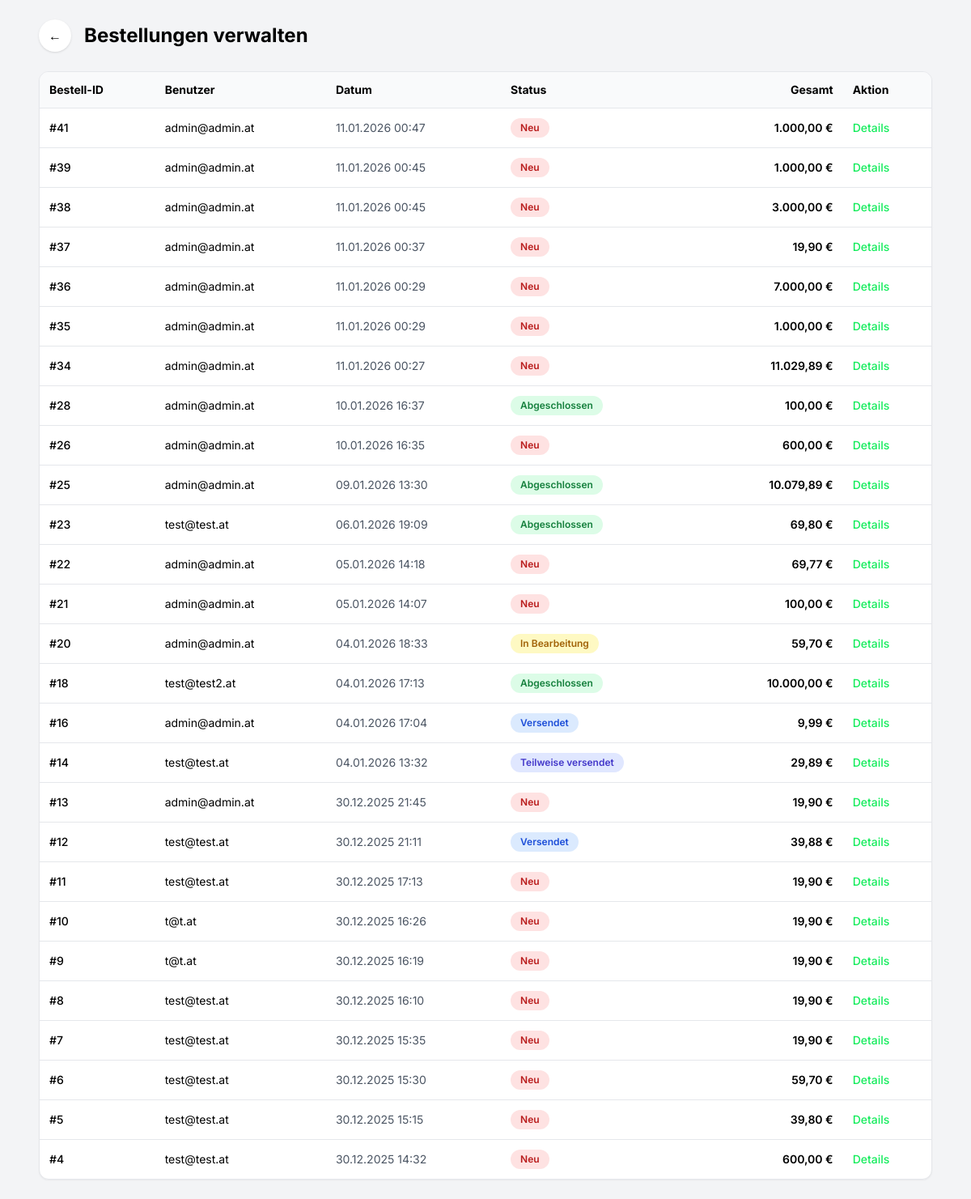
Screenshot of /admin/orders.php (signed in) with the database file from the repository.
### tables this page shows
CREATE TABLE `orders` (
  `id` int(11) NOT NULL,
  `user_id` int(11) NOT NULL,
  `total` decimal(10,2) NOT NULL,
  `status` varchar(50) DEFAULT NULL,
  `created_at` datetime DEFAULT current_timestamp()
);

CREATE TABLE `users` (
  `id` int(11) NOT NULL,
  `email` varchar(255) NOT NULL,
  `name` varchar(150) DEFAULT NULL,
  `password` varchar(255) NOT NULL,
  `role` enum('admin','user') DEFAULT 'user',
  `active` tinyint(1) DEFAULT 1
);

### public/admin/orders.php (the view, shortened to what this page needs)
<?php
require_once "../../includes/db.php";
$stmt = $pdo->query("
    SELECT
        o.id,
        o.total,
        o.created_at,
        u.email,
        SUM(oi.delivery_status = 'neu') AS cnt_neu,
        SUM(oi.delivery_status = 'in_bearbeitung') AS cnt_bearbeitung,
        SUM(oi.delivery_status = 'versendet') AS cnt_versendet,
        SUM(oi.delivery_status = 'zugestellt') AS cnt_zugestellt,
        COUNT(*) AS cnt_items
    FROM orders o
    JOIN users u ON u.id = o.user_id
    JOIN order_items oi ON oi.order_id = o.id
    GROUP BY o.id
    ORDER BY o.created_at DESC
");
$orders = $stmt->fetchAll(PDO::FETCH_ASSOC);
?>
<!DOCTYPE html>
<html lang="de">
<head>
    <script src="https://cdn.tailwindcss.com?plugins=forms"></script>
</head>
<body class="bg-gray-100 font-display">
    <div class="max-w-6xl mx-auto p-6">
        <div class="flex items-center gap-4 mb-6">
            <a href="index.php"
                class="flex h-10 w-10 items-center justify-center rounded-full bg-white shadow hover:bg-gray-50">
                ←
            </a>
            <h1 class="text-2xl font-bold">Bestellungen verwalten</h1>
        </div>
        <?php if (empty($orders)): ?>
            <p class="text-gray-500">Keine Bestellungen vorhanden.</p>
        <?php else: ?>
            <div class="overflow-x-auto bg-white rounded-xl shadow-sm border">
                <table class="w-full border-collapse text-sm">
                    <thead class="bg-gray-50 text-left">
                        <tr>
                            <th class="p-3">Bestell-ID</th>
                            <th class="p-3">Benutzer</th>
                            <th class="p-3">Datum</th>
                            <th class="p-3">Status</th>
                            <th class="p-3 text-right">Gesamt</th>
                            <th class="p-3">Aktion</th>
                        </tr>
                    </thead>
                    <tbody>
                        <?php foreach ($orders as $order): ?>
                            <?php
                            $total = (int) $order["cnt_items"];
                            $bearbeitung = (int) $order["cnt_bearbeitung"];
                            $versendet = (int) $order["cnt_versendet"];
                            $zugestellt = (int) $order["cnt_zugestellt"];
                            if ($zugestellt === $total) {
                                $statusText = "Abgeschlossen";
                                $statusClass = "bg-green-100 text-green-700";
                            } elseif ($versendet === $total) {
                                $statusText = "Versendet";
                                $statusClass = "bg-blue-100 text-blue-700";
                            } elseif ($versendet > 0) {
                                $statusText = "Teilweise versendet";
                                $statusClass = "bg-indigo-100 text-indigo-700";
                            } elseif ($bearbeitung > 0) {
                                $statusText = "In Bearbeitung";
                                $statusClass = "bg-yellow-100 text-yellow-700";
                            } else {
                                $statusText = "Neu";
                                $statusClass = "bg-red-100 text-red-700";
                            }
                            ?>
                            <tr class="border-t hover:bg-gray-50">
                                <td class="p-3 font-medium">
                                    #<?php echo (int) $order["id"]; ?>
                                </td>
                                <td class="p-3">
                                    <?php echo htmlspecialchars($order["email"]); ?>
                                </td>
                                <td class="p-3 text-gray-600">
                                    <?php echo date("d.m.Y H:i", strtotime($order["created_at"])); ?>
                                </td>
                                <td class="p-3">
                                    <span
                                        class="inline-block px-3 py-1 rounded-full text-xs font-semibold <?php echo $statusClass; ?>">
                                        <?php echo $statusText; ?>
                                    </span>
                                </td>
                                <td class="p-3 text-right font-semibold">
                                    <?php echo number_format((float) $order["total"], 2, ",", "."); ?> €
                                </td>
                                <td class="p-3">
                                    <a href="../order_detail.php?id=<?php echo (int) $order["id"]; ?>"
                                        class="text-primary font-medium hover:underline">
                                        Details
                                    </a>
                                </td>
                            </tr>
                        <?php endforeach; ?>
                    </tbody>
                </table>
            </div>
        <?php endif; ?>
    </div>
</body>
</html>

### rows the page displays
orders: id "41", user.email "admin@admin.at", created_at "11.01.2026 00:47", statusText "Neu", total "1.000,00"
orders: id "39", user.email "admin@admin.at", created_at "11.01.2026 00:45", statusText "Neu", total "1.000,00"
orders: id "38", user.email "admin@admin.at", created_at "11.01.2026 00:45", statusText "Neu", total "3.000,00"
orders: id "37", user.email "admin@admin.at", created_at "11.01.2026 00:37", statusText "Neu", total "19,90"
orders: id "36", user.email "admin@admin.at", created_at "11.01.2026 00:29", statusText "Neu", total "7.000,00"
orders: id "35", user.email "admin@admin.at", created_at "11.01.2026 00:29", statusText "Neu", total "1.000,00"
orders: id "34", user.email "admin@admin.at", created_at "11.01.2026 00:27", statusText "Neu", total "11.029,89"
orders: id "28", user.email "admin@admin.at", created_at "10.01.2026 16:37", statusText "Abgeschlossen", total "100,00"
orders: id "26", user.email "admin@admin.at", created_at "10.01.2026 16:35", statusText "Neu", total "600,00"
orders: id "25", user.email "admin@admin.at", created_at "09.01.2026 13:30", statusText "Abgeschlossen", total "10.079,89"
orders: id "23", user.email "test@test.at", created_at "06.01.2026 19:09", statusText "Abgeschlossen", total "69,80"
orders: id "22", user.email "admin@admin.at", created_at "05.01.2026 14:18", statusText "Neu", total "69,77"
orders: id "21", user.email "admin@admin.at", created_at "05.01.2026 14:07", statusText "Neu", total "100,00"
orders: id "20", user.email "admin@admin.at", created_at "04.01.2026 18:33", statusText "In Bearbeitung", total "59,70"
orders: id "18", user.email "test@test2.at", created_at "04.01.2026 17:13", statusText "Abgeschlossen", total "10.000,00"
orders: id "16", user.email "admin@admin.at", created_at "04.01.2026 17:04", statusText "Versendet", total "9,99"
orders: id "14", user.email "test@test.at", created_at "04.01.2026 13:32", statusText "Teilweise versendet", total "29,89"
orders: id "13", user.email "admin@admin.at", created_at "30.12.2025 21:45", statusText "Neu", total "19,90"
orders: id "12", user.email "test@test.at", created_at "30.12.2025 21:11", statusText "Versendet", total "39,88"
orders: id "11", user.email "test@test.at", created_at "30.12.2025 17:13", statusText "Neu", total "19,90"
orders: id "10", user.email "t@t.at", created_at "30.12.2025 16:26", statusText "Neu", total "19,90"
orders: id "9", user.email "t@t.at", created_at "30.12.2025 16:19", statusText "Neu", total "19,90"
orders: id "8", user.email "test@test.at", created_at "30.12.2025 16:10", statusText "Neu", total "19,90"
orders: id "7", user.email "test@test.at", created_at "30.12.2025 15:35", statusText "Neu", total "19,90"
orders: id "6", user.email "test@test.at", created_at "30.12.2025 15:30", statusText "Neu", total "59,70"
orders: id "5", user.email "test@test.at", created_at "30.12.2025 15:15", statusText "Neu", total "39,80"
orders: id "4", user.email "test@test.at", created_at "30.12.2025 14:32", statusText "Neu", total "600,00"
